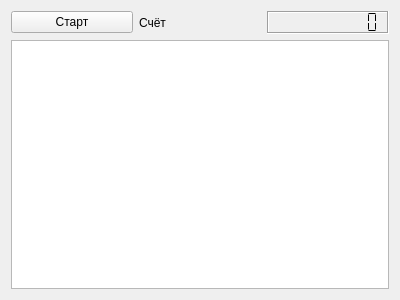
<?xml version="1.0" encoding="UTF-8"?>
<ui version="4.0">
 <class>Widget</class>
 <widget class="QWidget" name="Widget">
  <property name="geometry">
   <rect>
    <x>0</x>
    <y>0</y>
    <width>400</width>
    <height>300</height>
   </rect>
  </property>
  <property name="windowTitle">
   <string>Widget</string>
  </property>
  <layout class="QGridLayout" name="gridLayout">
   <item row="0" column="0">
    <widget class="QPushButton" name="pushButton">
     <property name="text">
      <string>Старт</string>
     </property>
    </widget>
   </item>
   <item row="1" column="0" colspan="3">
    <widget class="QGraphicsView" name="graphicsView"/>
   </item>
   <item row="0" column="2">
    <widget class="QLCDNumber" name="lcdNumber">
     <property name="frameShape">
      <enum>QFrame::Box</enum>
     </property>
     <property name="frameShadow">
      <enum>QFrame::Sunken</enum>
     </property>
     <property name="digitCount">
      <number>10</number>
     </property>
     <property name="segmentStyle">
      <enum>QLCDNumber::Flat</enum>
     </property>
    </widget>
   </item>
   <item row="0" column="1">
    <widget class="QLabel" name="label">
     <property name="text">
      <string>Счёт</string>
     </property>
    </widget>
   </item>
  </layout>
 </widget>
 <layoutdefault spacing="6" margin="11"/>
 <resources/>
 <connections/>
</ui>
